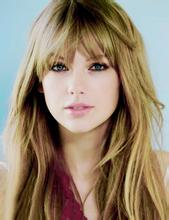
//> input picture FR3/FR3/pic/10.jpg, 169 x 220 px
$ ./Source_-_Copy pic/10.jpg   (built with g++ and OpenCV 4)
//> lines starting //> are read from the running program, lines starting //| are printed output that depends on the picture
#define CV_NO_BACKWARD_COMPATIBILITY

#include "cv.h"
#include "highgui.h"
#include "io.h"
#include "vector"
#include "string"
#include <iostream>
#include <cstdio>
#include <string.h>
#include <fstream>


#ifdef _EiC
#define WIN32
#endif

using namespace std;
using namespace cv;

void detectAndDraw(Mat& img,
	CascadeClassifier& cascade, CascadeClassifier& nestedCascade,
	double scale, int picid);

int compressPCA(const Mat& pcaset, int maxComponents,
	const Mat& testset, Mat& compressed);

String cascadeName = "haarcascade_frontalface_alt.xml";
String nestedCascadeName = "haarcascade_eye_tree_eyeglasses.xml";

int WINDOWID = 1;

int main(int argc, const char** argv)
{
	Mat frame, frameCopy, image;
	const String scaleOpt = "--scale=";
	size_t scaleOptLen = scaleOpt.length();
	const String cascadeOpt = "--cascade=";
	size_t cascadeOptLen = cascadeOpt.length();
	const String nestedCascadeOpt = "--nested-cascade";
	size_t nestedCascadeOptLen = nestedCascadeOpt.length();
	String inputName;

	CascadeClassifier cascade, nestedCascade;
	double scale = 1;

	argv[1] = "taylor/11.jpg";

	for (int i = 1; i < argc; i++)
	{
		if (cascadeOpt.compare(0, cascadeOptLen, argv[i], cascadeOptLen) == 0)
			cascadeName.assign(argv[i] + cascadeOptLen);
		else if (nestedCascadeOpt.compare(0, nestedCascadeOptLen, argv[i], nestedCascadeOptLen) == 0)
		{
			if (argv[i][nestedCascadeOpt.length()] == '=')
				nestedCascadeName.assign(argv[i] + nestedCascadeOpt.length() + 1);
			if (!nestedCascade.load(nestedCascadeName))
				cerr << "WARNING: Could not load classifier cascade for nested objects" << endl;
		}
		else if (scaleOpt.compare(0, scaleOptLen, argv[i], scaleOptLen) == 0)
		{
			if (!sscanf(argv[i] + scaleOpt.length(), "%lf", &scale) || scale < 1)
				scale = 1;
		}
		else if (argv[i][0] == '-')
		{
			cerr << "WARNING: Unknown option %s" << argv[i] << endl;
		}
		else
			inputName.assign(argv[i]);
	}

	if (!cascade.load(cascadeName))
	{
		cerr << "ERROR: Could not load classifier cascade" << endl;
		cerr << "Usage: facedetect [--cascade=\"<cascade_path>\"]\n"
			"   [--nested-cascade[=\"nested_cascade_path\"]]\n"
			"   [--scale[=<image scale>\n"
			"   [filename|camera_index]\n";
		return -1;
	}

	inputName = "pic/10.jpg";
	image = imread(inputName, 1);
//> image is the input picture: 220 rows x 169 cols, CV_8UC3; mean B, G, R 111.6, 132, 148.5

	if (!image.empty())
	{
		detectAndDraw(image, cascade, nestedCascade, scale, 0);
		waitKey(0);
	}
	else if (!inputName.empty())
	{
		FILE* f = fopen(inputName.c_str(), "rt");
		if (f)
		{
			char buf[1000 + 1];
			int picid = 1;
			printf("################################################################\n");
			printf("\n");
			while (fgets(buf, 1000, f))
			{

				int len = (int)strlen(buf), c;
				while (len > 0 && isspace(buf[len - 1]))
					len--;
				buf[len] = '\0';
				cout << "file " << buf << endl;
				image = imread(buf, 1);
				if (!image.empty())
				{
					detectAndDraw(image, cascade, nestedCascade, scale, picid);
					picid++;
					printf("\n");
					printf("################################################################\n");
					printf("\n");
					printf("Picture ID: %d \n", picid);
				}

			}
			fclose(f);
			waitKey(0);
		}
	}

	cin.get();

	return 0;
}

void getFiles(string path, string exd, vector<string>& files)
{
	//Handle of the picture
	long   hFile = 0;
	//file information
	struct _finddata_t fileinfo;
	string pathName, exdName;

	if (0 != strcmp(exd.c_str(), ""))
	{
		exdName = "\\*." + exd;
	}
	else
	{
		exdName = "\\*";
	}

	if ((hFile = _findfirst(pathName.assign(path).append(exdName).c_str(), &fileinfo)) != -1)
	{
		do
		{
			//If there are sub files under a file, recursivly scan all the files.
			//If not, add to the list.
			if ((fileinfo.attrib &  _A_SUBDIR))
			{
				if (strcmp(fileinfo.name, ".") != 0 && strcmp(fileinfo.name, "..") != 0)
					getFiles(pathName.assign(path).append("\\").append(fileinfo.name), exd, files);
			}
			else
			{
				if (strcmp(fileinfo.name, ".") != 0 && strcmp(fileinfo.name, "..") != 0)
					files.push_back(pathName.assign(path).append("\\").append(fileinfo.name));
			}
		} while (_findnext(hFile, &fileinfo) == 0);
		_findclose(hFile);
	}
}


void detectAndDraw(Mat& img,
	CascadeClassifier& cascade, CascadeClassifier& nestedCascade,
	double scale, int picid)
{
//> called with scale = 1, picid = 0
	int i = 0;
	double t = 0;
	vector<Rect> faces;
	const static Scalar colors[] = { CV_RGB(0, 0, 255),
		CV_RGB(0, 128, 255),
		CV_RGB(0, 255, 255),
		CV_RGB(0, 255, 0),
		CV_RGB(255, 128, 0),
		CV_RGB(255, 255, 0),
		CV_RGB(255, 0, 0),
		CV_RGB(255, 0, 255) };
	Mat gray, smallImg(cvRound(img.rows / scale), cvRound(img.cols / scale), CV_8UC1);

	cvtColor(img, gray, CV_BGR2GRAY);
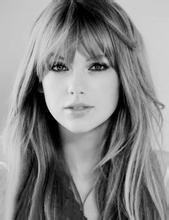
//> gray: 220 rows x 169 cols, CV_8UC1; min 0, max 237, mean 134.6
	resize(gray, smallImg, smallImg.size(), 0, 0, INTER_LINEAR);
	equalizeHist(smallImg, smallImg);
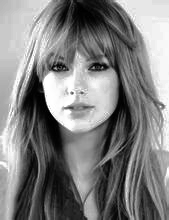
//> smallImg: 220 rows x 169 cols, CV_8UC1; min 0, max 255, mean 128

	t = (double)cvGetTickCount();
	cascade.detectMultiScale(smallImg, faces,
		1.1, 2, 0
		| CV_HAAR_SCALE_IMAGE
		,
		Size(30, 30));
//> faces = 1 Rect (x, y, width, height): [26, 28, 105, 105]
	t = (double)cvGetTickCount() - t;
	printf("The time that used for detection£º %g ms\n", t / ((double)cvGetTickFrequency()*1000.));


	int index = 1;
	char facenum[100];
	char filenum[100];
	char filename[255];
	//pca algorithm starts here.

	stringstream ss;
	char* basic_path = "D:\\EC500\\projecttest1\\OpencvTest\\FR3\\FR3\\facelib\\";
	ss << basic_path;
	ss << "\\";


	char buffer[256];
	ifstream in("D:\\EC500\\projecttest1\\OpencvTest\\FR3\\FR3\\facelib\\liblist.txt");
	if (!in.is_open())
	{
		cout << "Error opening file"; exit(1);
	}
	while (!in.eof())
	{
		in.getline(buffer, 1000);
		char * filePath = "D:\\EC500\\projecttest1\\OpencvTest\\FR3\\FR3\\facelib\\";
		stringstream ss;
		ss << filePath << buffer;
		cout << ss.str();

	}


	vector<string> files;

	//get all the jpg files under this path
	//getFiles(filePath, "jpg", files);


	int size = files.size();
	int Arrsize = size * 10000;
	Mat *p = new Mat[size];
	int start = 0;
	float *dataArr = new float[Arrsize];
	for (int i = 0; i < size; i++)
	{
		p[i] = cv::imread(files[i].c_str(), 0);
		resize(p[i], p[i], Size(100, 100));
		for (int x = 0; x<p[i].rows; x++)
		{
			for (int y = 0; y<p[i].cols; y++)
			{
				dataArr[start] = (float)p[i].at<uchar>(x, y);
				start++;
			}
		}
		//cout << files[i].c_str() << endl;
	}

	Mat compressed, UnknowFaceMat;
	// [57 lines of commented-out code are left out]
	Mat positiveMat(size, 10000, CV_32FC1, dataArr);
	//for second person lib
	char * filePath1 = "D:\\EC500\\projecttest1\\OpencvTest\\FR3\\FR3\\facelib\\positive";
	vector<string> files1;

	//get all the jpg files under this path
	getFiles(filePath1, "jpg", files1);


	int size1 = files1.size();
	int Arrsize1 = size1 * 10000;
	Mat *p1 = new Mat[size];
	int start1 = 0;
	float *dataArr1 = new float[Arrsize1];
	for (int i = 0; i < size1; i++)
	{
		p1[i] = cv::imread(files1[i].c_str(), 0);
		resize(p1[i], p1[i], Size(100, 100));
		for (int x = 0; x<p1[i].rows; x++)
		{
			for (int y = 0; y<p1[i].cols; y++)
			{
				dataArr1[start1] = (float)p1[i].at<uchar>(x, y);
				start1++;
			}
		}
		//cout << files[i].c_str() << endl;
	}

	Mat compressed1;
	Mat positiveMat1(size1, 10000, CV_32FC1, dataArr1);
	//pca algorithm ends

	for (vector<Rect>::const_iterator r = faces.begin(); r != faces.end(); r++, i++)
	{
		Mat smallImgROI, tempMat;
		vector<Rect> nestedObjects;
		Point center;
		Scalar color = colors[i % 8];
		int radius;
		center.x = cvRound((r->x + r->width*0.5)*scale);
		center.y = cvRound((r->y + r->height*0.5)*scale);
		radius = cvRound((r->width + r->height)*0.25*scale);
		// circle( img, center, radius, color, 3, 8, 0 );

		smallImgROI = smallImg(*r);

		tempMat = smallImg(*r);

		_itoa(picid, filenum, 10);
		_itoa(index, facenum, 10);
		strcpy(filename, "faces/");
		strcat(filename, filenum);
		strcat(filename, "_");
		strcat(filename, facenum);
		strcat(filename, ".jpg");

		cv::Mat graysmallface(Size(100, 100), CV_8UC1);
		cv::resize(tempMat, graysmallface, graysmallface.size(), 0, 0);


		cv::imwrite(filename, graysmallface);

		printf("Detected faces, save into: %s\n", filename);

		cv::imshow("face", graysmallface);
		waitKey();
		index++;

		UnknowFaceMat = graysmallface;
		float UnknowDataArr[10000];
		start = 0;
		for (int i = 0; i<UnknowFaceMat.rows; i++)
		{
			for (int j = 0; j<UnknowFaceMat.cols; j++)
			{
				UnknowDataArr[start] = (float)UnknowFaceMat.at<uchar>(i, j);
				start++;
			}
		}

		Mat negativeMat(1, 10000, CV_32FC1, UnknowDataArr);

		int result = compressPCA(positiveMat, 3, negativeMat, compressed);

		if (result == -1)
		{
			cout << "Can't find a match from the face library." << endl;
			return;
		}

		//--use pca end---


		if (result == 1)
		{
			printf("The person in the picture is Taylor£¡\n press anykeys to continue \n");

			center.x = cvRound((r->x + r->width*0.5)*scale);
			center.y = cvRound((r->y + r->height*0.5)*scale);
			radius = cvRound((r->width + r->height)*0.25*scale);
			circle(img, center, radius, color, 2, 8, 0);

			char windowname[255];
			char wnum[10];
			_itoa(WINDOWID, wnum, 10);
			strcpy(windowname, "Match_");
			strcat(windowname, wnum);

			cv::Mat tempimg(Size(800, 600), CV_8UC3);
			cv::resize(img, tempimg, tempimg.size(), 0, 0);

			cv::imshow(windowname, img);
			WINDOWID++;
			waitKey(0);
		}
		int result1 = compressPCA(positiveMat1, 3, negativeMat, compressed1);
		if (result1 == -1)
		{
			cout << "Can't find a match from the face library." << endl;
			return;
		}

		//--use pca end-0--


		if (result1 == 1)
		{
			printf("The person in picture is Allen£¡\n press anykeys to continue \n");

			center.x = cvRound((r->x + r->width*0.5)*scale);
			center.y = cvRound((r->y + r->height*0.5)*scale);
			radius = cvRound((r->width + r->height)*0.25*scale);
			circle(img, center, radius, color, 2, 8, 0);

			char windowname[255];
			char wnum[10];
			_itoa(WINDOWID, wnum, 10);
			strcpy(windowname, "Match_");
			strcat(windowname, wnum);

			cv::Mat tempimg(Size(800, 600), CV_8UC3);
			cv::resize(img, tempimg, tempimg.size(), 0, 0);

			cv::imshow(windowname, img);
			WINDOWID++;
			waitKey(0);
		}
	}
}

int compressPCA(const Mat& pcaset, int maxComponents,
	const Mat& testset, Mat& compressed)
{
//> (the run ends here: the program stops with an error, at `PCA pca(pcaset,`)

$ run again, with FR3/FR3/pic/0.jpg copied over FR3/FR3/pic/10.jpg
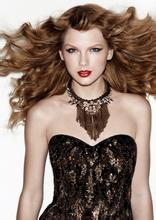
//> input picture FR3/FR3/pic/0.jpg, 156 x 220 px
//> image is the input picture: 220 rows x 156 cols, CV_8UC3; mean B, G, R 111.5, 122.9, 143.1
//> in detectAndDraw, `cvtColor(img, gray, CV_BGR2GRAY);`:
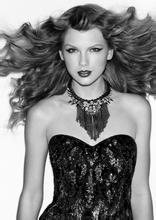
//> gray: 220 rows x 156 cols, CV_8UC1; min 0, max 255, mean 127.6
//> faces = 1 Rect (x, y, width, height): [58, 31, 52, 52]

$ run again, with FR3/FR3/pic/12.JPG copied over FR3/FR3/pic/10.jpg
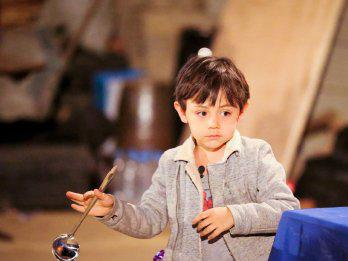
//> input picture FR3/FR3/pic/12.JPG, 348 x 261 px
//> image is the input picture: 261 rows x 348 cols, CV_8UC3; mean B, G, R 89.6, 105.9, 137
//> in detectAndDraw, `equalizeHist(smallImg, smallImg);`:
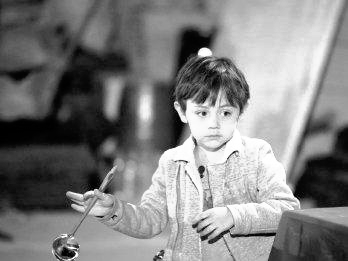
//> smallImg: 261 rows x 348 cols, CV_8UC1; min 0, max 255, mean 127.8
//> faces = 1 Rect (x, y, width, height): [185, 91, 59, 59]

$ run again, with FR3/FR3/pic/13.jpg copied over FR3/FR3/pic/10.jpg
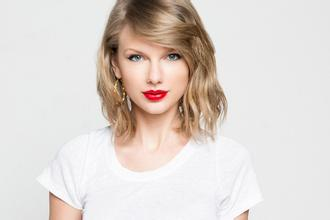
//> input picture FR3/FR3/pic/13.jpg, 330 x 220 px
//> image is the input picture: 220 rows x 330 cols, CV_8UC3; mean B, G, R 208.9, 214.2, 222.7
//> in detectAndDraw, `equalizeHist(smallImg, smallImg);`:
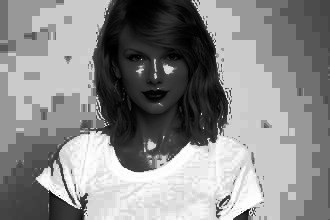
//> smallImg: 220 rows x 330 cols, CV_8UC1; min 0, max 255, mean 137.6
//> faces = 1 Rect (x, y, width, height): [107, 24, 93, 93]
